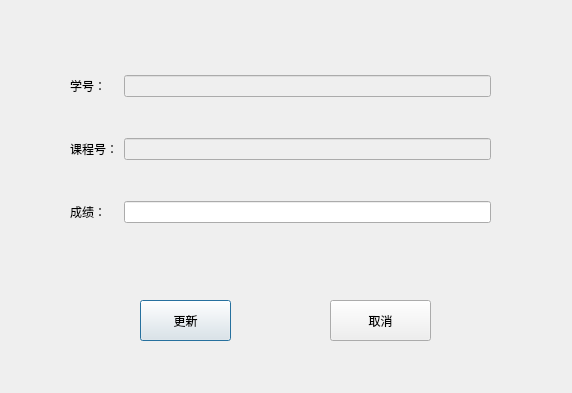
<?xml version="1.0" encoding="UTF-8"?>
<ui version="4.0">
 <class>update_edit_Dialog</class>
 <widget class="QDialog" name="update_edit_Dialog">
  <property name="geometry">
   <rect>
    <x>0</x>
    <y>0</y>
    <width>572</width>
    <height>393</height>
   </rect>
  </property>
  <property name="windowTitle">
   <string>Dialog</string>
  </property>
  <widget class="QPushButton" name="study_update_Button">
   <property name="geometry">
    <rect>
     <x>140</x>
     <y>300</y>
     <width>91</width>
     <height>41</height>
    </rect>
   </property>
   <property name="styleSheet">
    <string notr="true">font: 12pt &quot;微软雅黑&quot;;</string>
   </property>
   <property name="text">
    <string>更新</string>
   </property>
  </widget>
  <widget class="QWidget" name="layoutWidget">
   <property name="geometry">
    <rect>
     <x>70</x>
     <y>40</y>
     <width>421</width>
     <height>221</height>
    </rect>
   </property>
   <layout class="QGridLayout" name="gridLayout_3">
    <item row="0" column="0">
     <widget class="QLabel" name="label_12">
      <property name="text">
       <string>学号：</string>
      </property>
      <property name="buddy">
       <cstring>study_sno_update_Edit</cstring>
      </property>
     </widget>
    </item>
    <item row="0" column="1">
     <widget class="QLineEdit" name="study_sno_update_Edit">
      <property name="enabled">
       <bool>false</bool>
      </property>
     </widget>
    </item>
    <item row="1" column="0">
     <widget class="QLabel" name="label_13">
      <property name="text">
       <string>课程号：</string>
      </property>
      <property name="buddy">
       <cstring>study_cno_update_Edit</cstring>
      </property>
     </widget>
    </item>
    <item row="1" column="1">
     <widget class="QLineEdit" name="study_cno_update_Edit">
      <property name="enabled">
       <bool>false</bool>
      </property>
     </widget>
    </item>
    <item row="2" column="0">
     <widget class="QLabel" name="label_14">
      <property name="text">
       <string>成绩：</string>
      </property>
      <property name="buddy">
       <cstring>study_grade_uodate_Edit</cstring>
      </property>
     </widget>
    </item>
    <item row="2" column="1">
     <widget class="QLineEdit" name="study_grade_uodate_Edit"/>
    </item>
   </layout>
  </widget>
  <widget class="QPushButton" name="cancel">
   <property name="geometry">
    <rect>
     <x>330</x>
     <y>300</y>
     <width>101</width>
     <height>41</height>
    </rect>
   </property>
   <property name="styleSheet">
    <string notr="true">font: 12pt &quot;微软雅黑&quot;;</string>
   </property>
   <property name="text">
    <string>取消</string>
   </property>
  </widget>
 </widget>
 <resources/>
 <connections/>
</ui>
